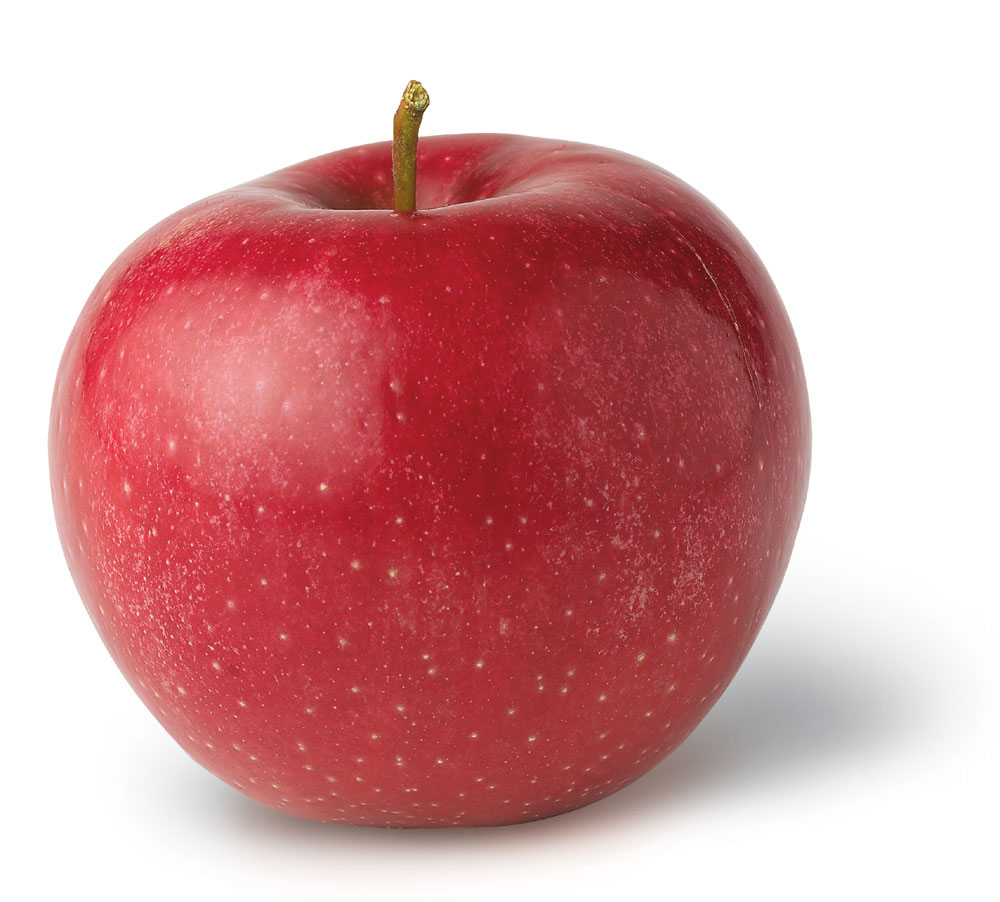
#> input picture dataset/apple/anh-qua-tao.jpg, 1000 x 902 px
$ python -i processing.py   (imports and definitions only)
#> lines starting #> are read from the running program, lines starting #| are printed output that depends on the picture; after the words box and inside, x2 and y2 are one past the last pixel; in counts of white or black regions, pixels touching at a corner belong together
import cv2
import numpy as np
import matplotlib.pyplot as plt

## HSV
def hsv_procession(img):
    img_hsv = cv2.cvtColor(img, cv2.COLOR_RGB2HSV)
    h, s, v = cv2.split(img_hsv)
    return img_hsv, h, s, v


# [12 lines left out: function hsv_segment, not called in this run]


def extract_hsv(img, mask=None):
    hsv, h, s, v = hsv_procession(img)
    mean_h, std_h = cv2.meanStdDev(h, mask=mask)
    mean_s, std_s = cv2.meanStdDev(s, mask=mask)
    mean_v, std_v = cv2.meanStdDev(v, mask=mask)
    features = [float(mean_h.flatten()[0]), float(std_h.flatten()[0]),
                float(mean_s.flatten()[0]), float(std_s.flatten()[0]),
                float(mean_v.flatten()[0]), float(std_v.flatten()[0])]
    return np.array(features, dtype=np.float32)
# [16 lines left out: function compare_hsv, not called in this run]
## histogram
def histogram_procession(img, mask=None, bins=32):
    hsv, h, s, v = hsv_procession(img)

    hist_h = cv2.calcHist([h], [0], mask, [bins], [0, 180])
    hist_s = cv2.calcHist([s], [0], mask, [bins], [0, 256])
    hist_v = cv2.calcHist([v], [0], mask, [bins], [0, 256])

    hist_h = cv2.normalize(hist_h, None).flatten()
    hist_s = cv2.normalize(hist_s, None).flatten()
    hist_v = cv2.normalize(hist_v, None).flatten()

    return hist_h, hist_s, hist_v


def extract_histogram(img, mask=None, bins=32):
    hist_h, hist_s, hist_v = histogram_procession(img, mask=mask, bins=bins)
    features = np.concatenate([hist_h, hist_s, hist_v])
    return features.astype(np.float32)


# [42 lines left out: function compare_histogram, not called in this run]
## Statictis
def stats_procession(img):
    r, g, b = cv2.split(img)
    gray = cv2.cvtColor(img, cv2.COLOR_RGB2GRAY)
    return r, g, b, gray

def extract_stats(img, mask=None):
    r, g, b, gray = stats_procession(img)

    mean_r, std_r = cv2.meanStdDev(r, mask=mask)
    mean_g, std_g = cv2.meanStdDev(g, mask=mask)
    mean_b, std_b = cv2.meanStdDev(b, mask=mask)
    mean_gray, std_gray = cv2.meanStdDev(gray, mask=mask)

    features = [float(mean_r.flatten()[0]), float(std_r.flatten()[0]),
                float(mean_g.flatten()[0]), float(std_g.flatten()[0]),
                float(mean_b.flatten()[0]), float(std_b.flatten()[0]),
                float(mean_gray.flatten()[0]), float(std_gray.flatten()[0])]
    return np.array(features, dtype=np.float32)

# [65 lines left out: functions compute_full_statistics, _count_objects, compare_stats, not called in this run]


## ---------------------------------------------------------------------
## GHEP 3 KY THUAT + PHAN LOAI
## ---------------------------------------------------------------------
import os


def auto_mask(img, s_thresh=30, v_thresh=200):
    """
    Tao mask tu dong khi chua biet truoc mau qua - dung cho nen trang
    dong nhat (vd dataset fruits-360). Neu anh nen phuc tap, nen dung
    hsv_segment voi nguong H/S/V tu chinh thay vi ham nay.
    """
    hsv, h, s, v = hsv_procession(img)
    mask_nen = cv2.inRange(hsv, (0, 0, v_thresh), (179, s_thresh, 255))
    mask = cv2.bitwise_not(mask_nen)

    kernel = cv2.getStructuringElement(cv2.MORPH_ELLIPSE, (5, 5))
    mask = cv2.morphologyEx(mask, cv2.MORPH_OPEN, kernel)
    mask = cv2.morphologyEx(mask, cv2.MORPH_CLOSE, kernel)
    return mask


def extract_all_features(img, mask=None):
    """Ghep 3 vector dac trung (HSV + Histogram + Thong ke) thanh 1 vector."""
    if mask is None:
        mask = auto_mask(img)

    feat_hsv = extract_hsv(img, mask=mask)
    feat_hist = extract_histogram(img, mask=mask)
    feat_stats = extract_stats(img, mask=mask)
    return feat_hsv, feat_hist, feat_stats


# [51 lines left out: functions build_reference_db, compute_normalization_stats, not called in this run]


def _zscore(x, mean, std, clip=5.0):
    z = (x - mean) / std
    return np.clip(z, -clip, clip)


# [136 lines left out: functions build_normalized_db, _feat_test_vector, compute_class_centroids, classify_fruit, classify_fruit_detailed, build_pipeline_from_folder, not called in this run]

>>> import cv2
>>> picture = cv2.cvtColor(cv2.imread('dataset/apple/anh-qua-tao.jpg'), cv2.COLOR_BGR2RGB)
>>> result = extract_all_features(picture)
#> in hsv_procession, `h, s, v = cv2.split(img_hsv)`:
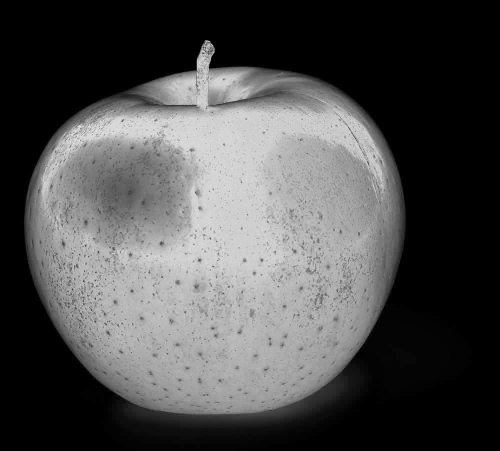
#> s: shape (902, 1000) (shown at 1/2 size); min 0, max 255, mean 77.5
#> in hsv_procession, `h, s, v = cv2.split(img_hsv)`:
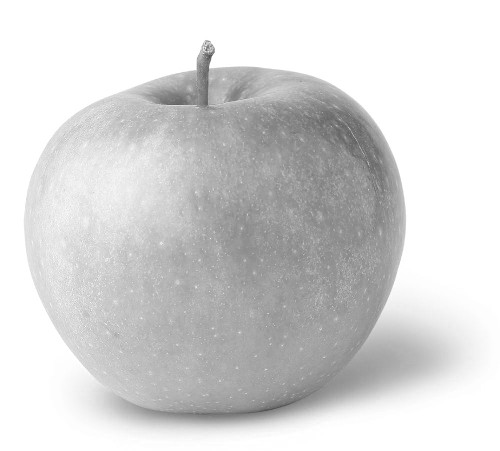
#> v: shape (902, 1000) (shown at 1/2 size); min 55, max 255, mean 214
#> in auto_mask, `mask_nen = cv2.inRange(hsv, (0, 0, v_thresh), (179, s_thresh, 255))`:
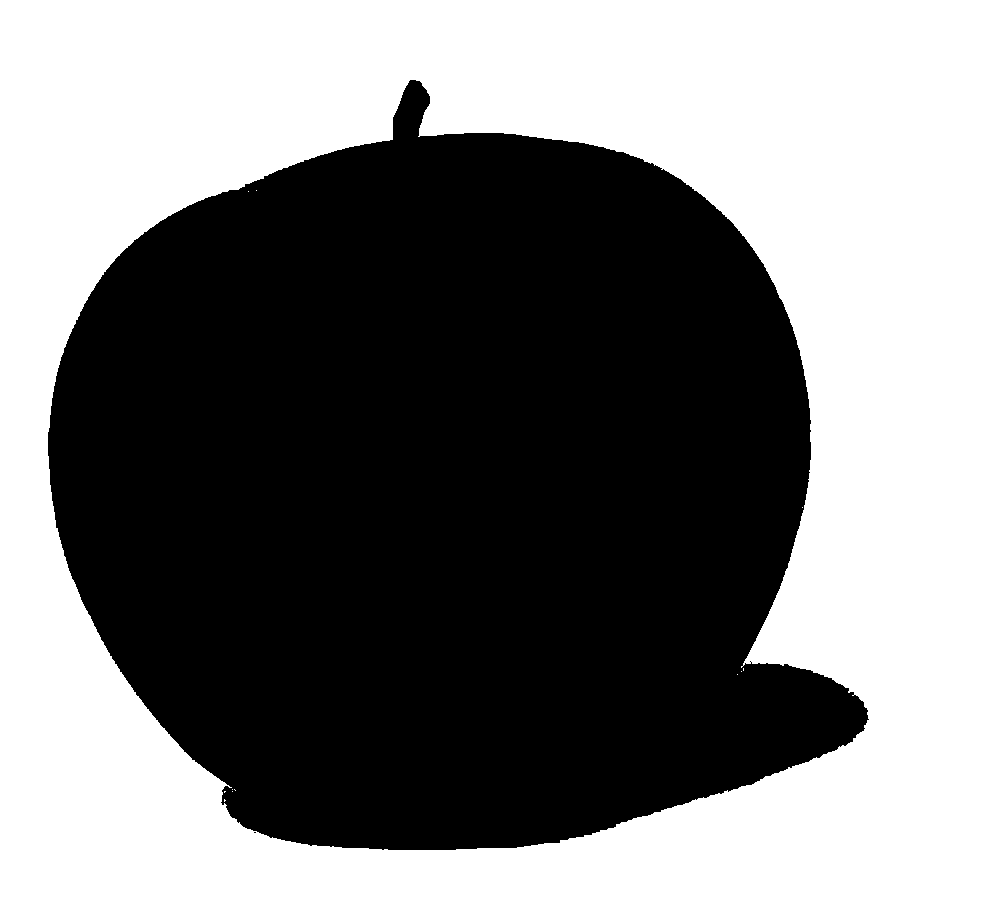
#> mask_nen: shape (902, 1000); 49.4% white; 12 white regions (11 under 20 px), largest, box (x1, y1, x2, y2) and area: (0, 0, 1000, 902) 445434
#> in extract_hsv, `mean_h, std_h = cv2.meanStdDev(h, mask=mask)`: mean_h = [129.1]; std_h = [77.74]
#> in extract_hsv, `mean_s, std_s = cv2.meanStdDev(s, mask=mask)`: mean_s = [152.4]; std_s = [49.39]
#> in extract_hsv, `mean_v, std_v = cv2.meanStdDev(v, mask=mask)`: mean_v = [177]; std_v = [30.14]
#> in extract_hsv, `features = [float(mean_h.flatten()[0]), float(std_h.flatten()[0]), flo..`: features = [129.1, 77.74, 152.4, 49.39, 177, 30.14]
#> in histogram_procession, `hist_h = cv2.calcHist([h], [0], mask, [bins], [0, 180])`: hist_h = 32 values, max 321319 at index 31, min 0 at index 9, mean 14265.4
#> in histogram_procession, `hist_s = cv2.calcHist([s], [0], mask, [bins], [0, 256])`: hist_s = 32 values, max 49119 at index 22, min 1 at index 30, mean 14265.4
#> in histogram_procession, `hist_v = cv2.calcHist([v], [0], mask, [bins], [0, 256])`: hist_v = 32 values, max 53504 at index 19, min 0 at index 0, mean 14265.4
#> in histogram_procession, `hist_h = cv2.normalize(hist_h, None).flatten()`: hist_h = 32 values, max 0.948 at index 31, min 0 at index 9, mean 0.0421
#> in histogram_procession, `hist_s = cv2.normalize(hist_s, None).flatten()`: hist_s = 32 values, max 0.432 at index 22, min 8.8e-06 at index 30, mean 0.126
#> in histogram_procession, `hist_v = cv2.normalize(hist_v, None).flatten()`: hist_v = 32 values, max 0.42 at index 19, min 0 at index 0, mean 0.112
#> in extract_histogram, `features = np.concatenate([hist_h, hist_s, hist_v])`: features = 96 values, max 0.948 at index 31, min 0 at index 9, mean 0.0932
#> in extract_all_features, `feat_hist = extract_histogram(img, mask=mask)`: feat_hist has the same summary as features in extract_histogram
#> in stats_procession, `gray = cv2.cvtColor(img, cv2.COLOR_RGB2GRAY)`:
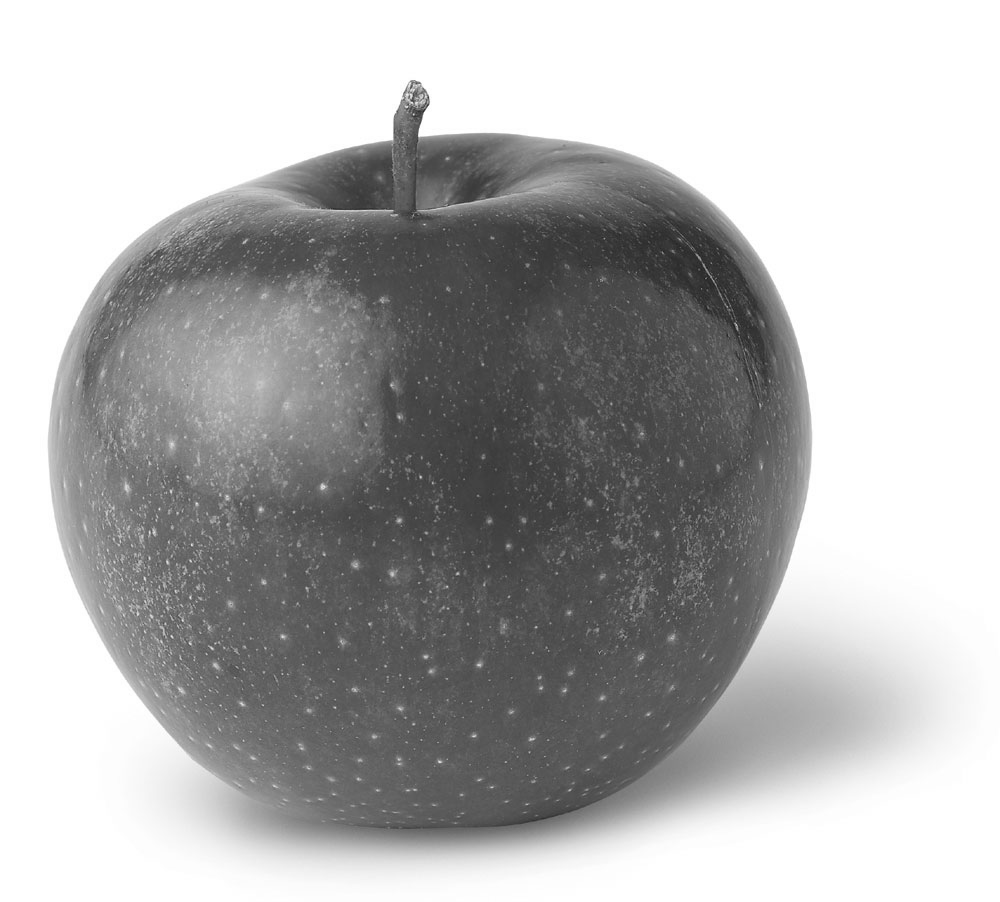
#> gray: shape (902, 1000); min 28, max 255, mean 177.5
#> in extract_stats, `mean_r, std_r = cv2.meanStdDev(r, mask=mask)`: mean_r = [177]; std_r = [30.13]
#> in extract_stats, `mean_g, std_g = cv2.meanStdDev(g, mask=mask)`: mean_g = [73.96]; std_g = [40.9]
#> in extract_stats, `mean_b, std_b = cv2.meanStdDev(b, mask=mask)`: mean_b = [78.44]; std_b = [37.83]
#> in extract_stats, `mean_gray, std_gray = cv2.meanStdDev(gray, mask=mask)`: mean_gray = [105.3]; std_gray = [33.96]
#> in extract_stats, `features = [float(mean_r.flatten()[0]), float(std_r.flatten()[0]), flo..`: features = [177, 30.13, 73.96, 40.9, 78.44, 37.83, 105.3, 33.96]
#> in extract_all_features, `feat_stats = extract_stats(img, mask=mask)`: feat_stats has the same summary as features in extract_stats

$ run again, on dataset/apple/qua_tao.jpg
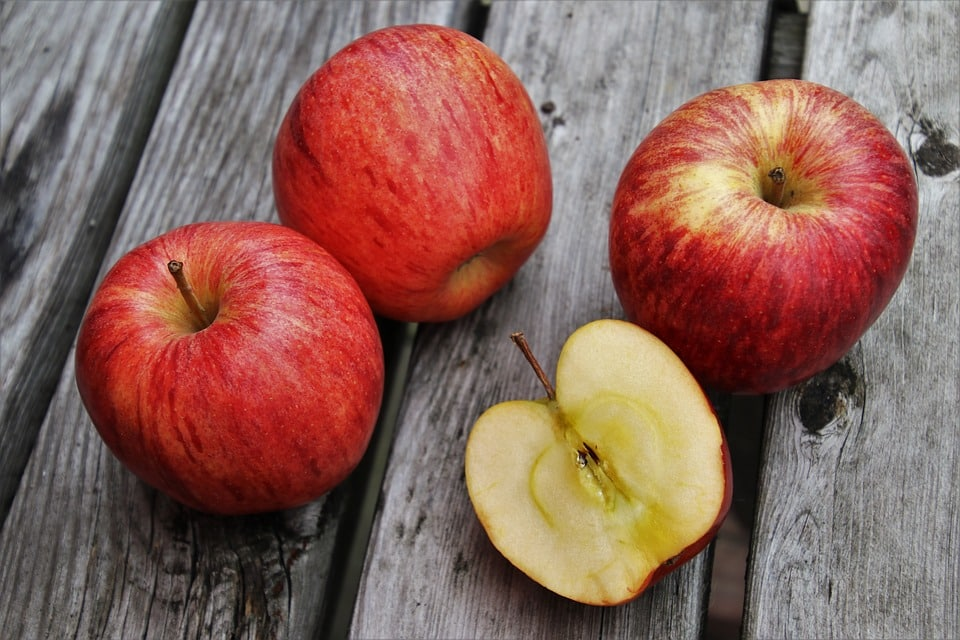
#> input picture dataset/apple/qua_tao.jpg, 960 x 640 px
#> img_hsv: shape (640, 960, 3); mean H, S, V 54.6, 85, 139.3
#> in auto_mask, `mask_nen = cv2.inRange(hsv, (0, 0, v_thresh), (179, s_thresh, 255))`:
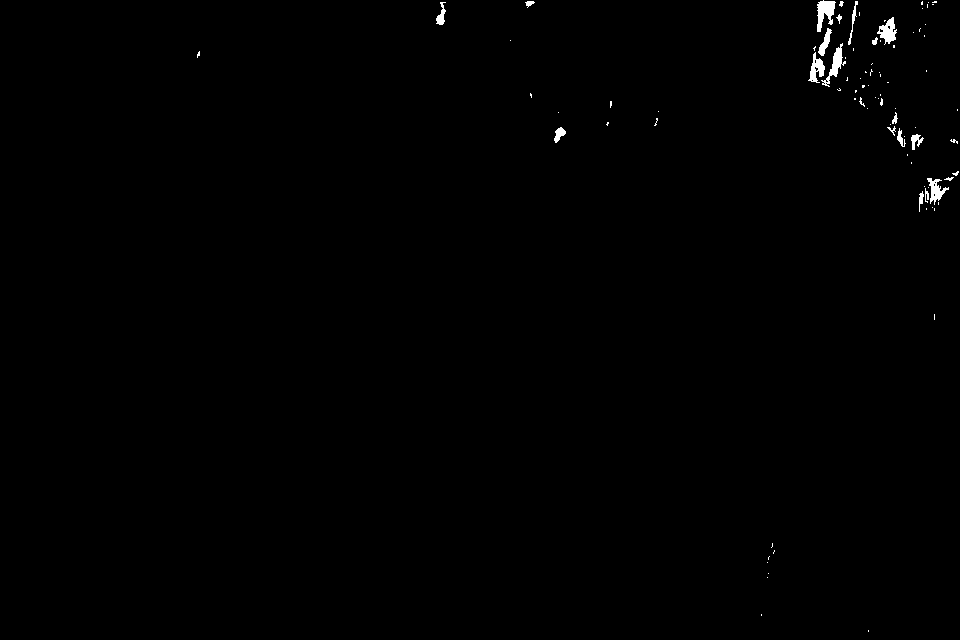
#> mask_nen: shape (640, 960); 0.44% white; 89 white regions (69 under 20 px), largest, box (x1, y1, x2, y2) and area: (817, 0, 836, 32) 351, (821, 43, 846, 87) 298, (877, 17, 897, 45) 288
#> mean_h = [54.37]; std_h = [62.01]
#> mean_s = [85.26]; std_s = [83.4]
#> mean_v = [139]; std_v = [56.65]
#> in extract_hsv, `features = [float(mean_h.flatten()[0]), float(std_h.flatten()[0]), flo..`: features = [54.37, 62.01, 85.26, 83.4, 139, 56.65]
#> in histogram_procession, `hist_h = cv2.calcHist([h], [0], mask, [bins], [0, 180])`: hist_h = 32 values, max 185472 at index 0, min 15 at index 10, mean 19121.7
#> in histogram_procession, `hist_s = cv2.calcHist([s], [0], mask, [bins], [0, 256])`: hist_s = 32 values, max 114927 at index 1, min 3523 at index 31, mean 19121.7
#> in histogram_procession, `hist_v = cv2.calcHist([v], [0], mask, [bins], [0, 256])`: hist_v = 32 values, max 34580 at index 19, min 108 at index 31, mean 19121.7
#> in histogram_procession, `hist_h = cv2.normalize(hist_h, None).flatten()`: hist_h = 32 values, max 0.854 at index 0, min 6.9e-05 at index 10, mean 0.088
#> in histogram_procession, `hist_s = cv2.normalize(hist_s, None).flatten()`: hist_s = 32 values, max 0.657 at index 1, min 0.0201 at index 31, mean 0.109
#> in histogram_procession, `hist_v = cv2.normalize(hist_v, None).flatten()`: hist_v = 32 values, max 0.28 at index 19, min 0.000875 at index 31, mean 0.155
#> in extract_histogram, `features = np.concatenate([hist_h, hist_s, hist_v])`: features = 96 values, max 0.854 at index 0, min 6.9e-05 at index 10, mean 0.117
#> feat_hist has the same summary as features in extract_histogram
#> in stats_procession, `gray = cv2.cvtColor(img, cv2.COLOR_RGB2GRAY)`:
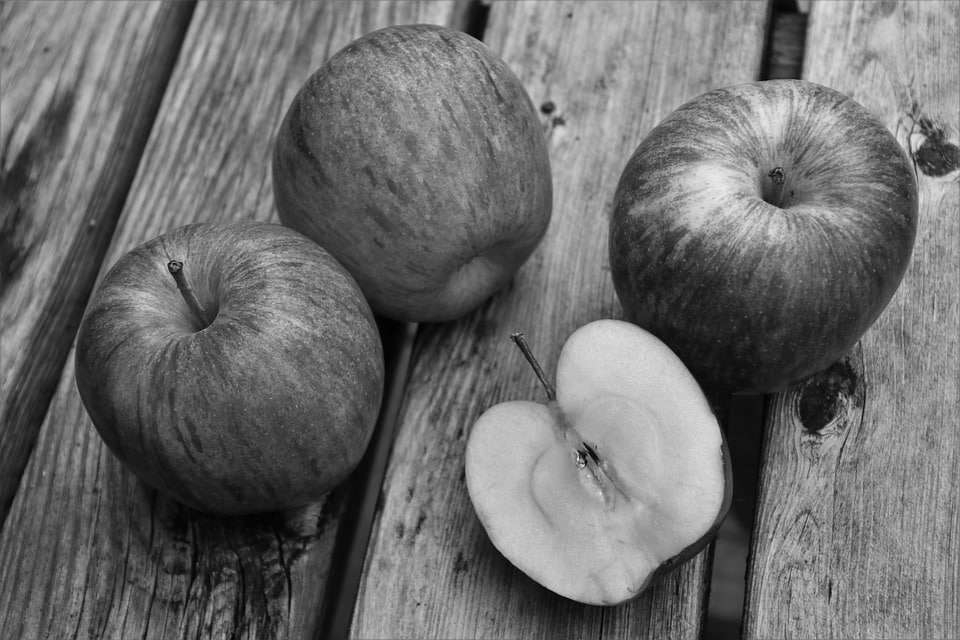
#> gray: shape (640, 960); min 0, max 237, mean 109.7
#> mean_r = [137.8]; std_r = [56.55]
#> mean_g = [98.71]; std_g = [56.35]
#> mean_b = [89.53]; std_b = [53.44]
#> mean_gray = [109.4]; std_gray = [50.14]
#> in extract_stats, `features = [float(mean_r.flatten()[0]), float(std_r.flatten()[0]), flo..`: features = [137.8, 56.55, 98.71, 56.35, 89.53, 53.44, 109.4, 50.14]
#> feat_stats has the same summary as features in extract_stats
